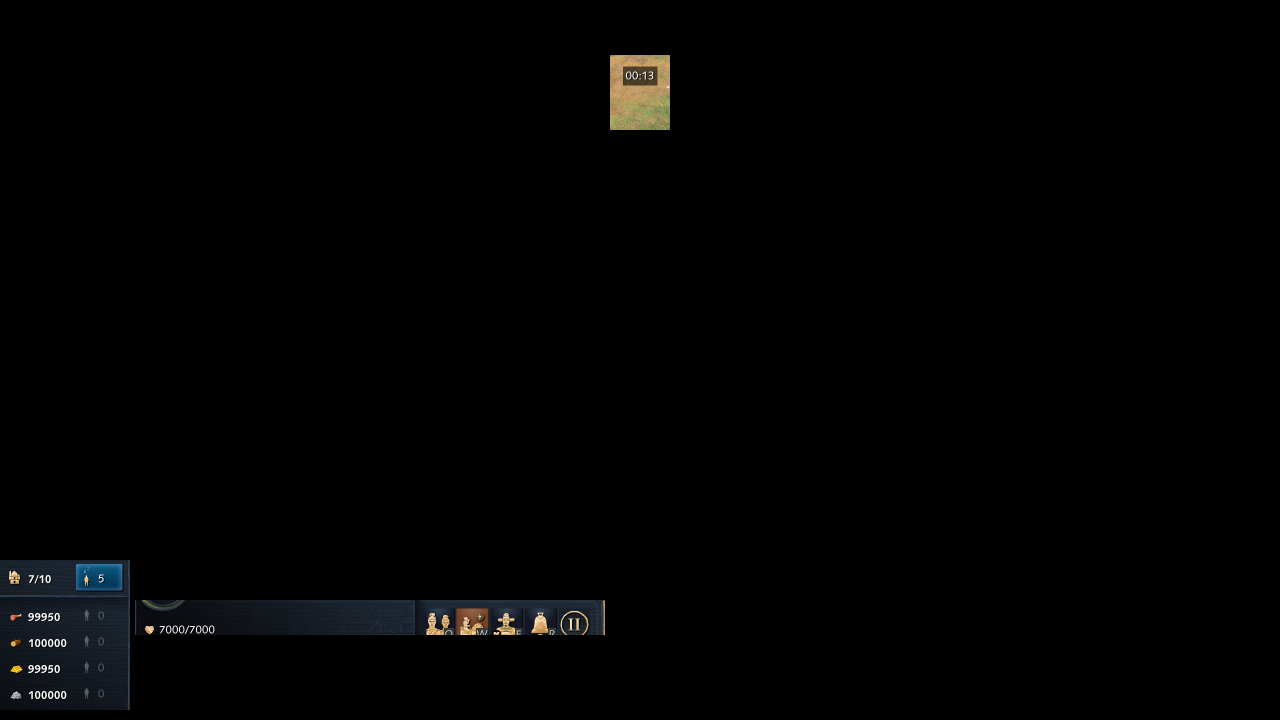
#> input picture calib/s00.png, 2560 x 1440 px (shown at 1/2 size)
$ python build_templates.py calib/s00.png
#> lines starting #> are read from the running program, lines starting #| are printed output that depends on the picture; after the words box and inside, x2 and y2 are one past the last pixel; in counts of white or black regions, pixels touching at a corner belong together
### hud_reader.py
"""
HUD reader for Age of Empires IV at 2560x1440 (UI scale as calibrated).

Reads the numbers on the HUD by matching each character's shape against
glyph templates cut from real screenshots (see build_templates.py).
No OCR library, no internet, works on any Python 3 with Pillow + numpy.

All regions are in pixels of the 2560x1440 game screen. If the game runs at
another resolution the regions are scaled proportionally.
"""

from __future__ import annotations

import json
import pathlib
import re
from dataclasses import dataclass, field
from typing import Dict, List, Optional, Tuple

import numpy as np

BASE_W, BASE_H = 2560, 1440
TEMPLATE_FILE = pathlib.Path(__file__).with_name("data") / "glyphs.json"
GLYPH_SIZE = (12, 18)  # width, height every glyph is normalised to

# x0, y0, x1, y1 at 2560x1440
REGIONS = {
    "pop":        (50, 1132, 160, 1175),
    "idle":       (182, 1132, 245, 1175),
    "food":       (50, 1213, 175, 1252),
    "wood":       (50, 1266, 175, 1305),
    "gold":       (50, 1318, 175, 1357),
    "stone":      (50, 1371, 175, 1410),
    "food_vil":   (182, 1213, 245, 1252),
    "wood_vil":   (182, 1266, 245, 1305),
    "gold_vil":   (182, 1318, 245, 1357),
    "stone_vil":  (182, 1371, 245, 1410),
    "clock_band": (1235, 125, 1325, 245),   # the clock moves down during an age-up
    "sel_all":    (288, 1224, 383, 1247),   # text inside the "ALL (n)" box
    "sel_cards":  (388, 1208, 1200, 1236),  # unit/building cards, count at top-left
}

MAX_POP = 300          # no count on the HUD (villagers, idle, population) goes above this
MAX_BANK = 9_999_999   # a resource bank never shows more digits than this
CARD_X0, CARD_STEP, CARD_W = 392, 53, 50   # unit/building card grid in the selection panel


@dataclass
class HudState:
    clock: Optional[str] = None             # "MM:SS"
    seconds: Optional[int] = None
    pop: Optional[int] = None
    pop_cap: Optional[int] = None
    idle: Optional[int] = None
    resources: Dict[str, Optional[int]] = field(default_factory=dict)
    villagers: Dict[str, Optional[int]] = field(default_factory=dict)
    selection_total: Optional[int] = None
    selection_counts: List[int] = field(default_factory=list)
    confidence: float = 0.0                 # share of fields read successfully
    missed: List[str] = field(default_factory=list)   # fields that couldn't be read

    def to_dict(self):
        return self.__dict__.copy()


# ── low level: masks, segmentation, matching ─────────────────────────────

def _scale_box(box, w, h):
    sx, sy = w / BASE_W, h / BASE_H
    x0, y0, x1, y1 = box
    return int(x0 * sx), int(y0 * sy), int(x1 * sx), int(y1 * sy)


def text_mask(rgb: np.ndarray, bright: int = 165) -> np.ndarray:
    """White/grey HUD text on the dark panel."""
    mn = rgb.min(axis=2)
    mx = rgb.max(axis=2)
    return (mn > bright) & (mx - mn < 70)


def _runs(v: np.ndarray, gap: int = 1) -> List[Tuple[int, int]]:
    idx = np.where(v > 0)[0]
    if len(idx) == 0:
        return []
    out, s, p = [], idx[0], idx[0]
    for i in idx[1:]:
        if i - p > gap + 1:   # more than `gap` empty positions between them
            out.append((int(s), int(p)))
            s = i
        p = i
    out.append((int(s), int(p)))
    return out


def segment(mask: np.ndarray, min_h: int = 8, max_h: int = 30) -> List[np.ndarray]:
    """Split a text mask into glyph masks, left to right.

    Uses the tallest text line in the box and cuts it at empty columns.
    """
    lines = [(a, b) for a, b in _runs(mask.sum(1), gap=2) if min_h <= b - a + 1 <= max_h]
    if not lines:
        return []
    y0, y1 = max(lines, key=lambda r: r[1] - r[0])
    line = mask[y0:y1 + 1]
    glyphs = []
    for x0, x1 in _runs(line.sum(0), gap=0):
        g = line[:, x0:x1 + 1]
        rows = np.where(g.sum(1) > 0)[0]
        if len(rows) == 0:
            continue
        g = g[rows[0]:rows[-1] + 1]
        glyphs.append(g)
    # Drop specks and flat bars from icons or the scene: real characters are
    # at least ~30% of the line height (":" and "/" included).
    tallest = max((g.shape[0] for g in glyphs), default=0)
    glyphs = [g for g in glyphs if g.shape[0] >= 0.3 * tallest and g.sum() >= 4]
    return glyphs, tallest


# [16 lines left out: function _split_wide, not called in this run]


def normalise(g: np.ndarray, line_h: int) -> np.ndarray:
    """Resize a glyph into a fixed box, keeping its height relative to the line."""
    from PIL import Image
    W, H = GLYPH_SIZE
    h, w = g.shape
    scale = (H - 2) / max(line_h, 1)
    nh, nw = max(1, round(h * scale)), max(1, round(w * scale))
    nw = min(nw, W)
    img = Image.fromarray((g * 255).astype(np.uint8)).resize((nw, nh), Image.BILINEAR)
    out = np.zeros((H, W), dtype=np.float32)
    top = (H - nh) // 2 if nh < (H - 2) * 0.6 else (H - 2) - nh + 1   # small glyphs (":") sit centred
    left = (W - nw) // 2
    out[max(top, 0):max(top, 0) + nh, left:left + nw] = np.asarray(img, dtype=np.float32)[:H, :W] / 255
    return out


# [7 lines left out: function _blur, not called in this run]


class GlyphMatcher:
    # [9 lines left out: function __init__, not called in this run]

    @classmethod
    def load(cls, path=TEMPLATE_FILE):
        return cls(json.loads(pathlib.Path(path).read_text()))

    # [9 lines left out: function classify, not called in this run]


# ── reading fields ───────────────────────────────────────────────────────

class HudReader:
    # [4 lines left out: function __init__, not called in this run]

    # Smaller screens draw thinner, softer text: scale sizes and ease the brightness cut.
    BRIGHT_EASE = 30.0
    def _b(self, bright: int) -> int:
        return int(bright - max(0.0, 1 - self.k) * self.BRIGHT_EASE)

    def _seg(self, mask):
        return segment(mask, min_h=max(4, int(8 * self.k)), max_h=int(30 * self.k) + 2)

    # [136 lines left out: functions read_text, read_int, read_count, read_clock, read_selection, read, not called in this run]

### build_templates.py
"""
Builds data/glyphs.json from labelled calibration screenshots in calib/.

Each label is the true text of one HUD field on one screenshot. The reader
cuts that field into glyphs; if the glyph count matches the label, each
glyph becomes a template for its character.

Run:  python build_templates.py            (build + self-test)
      python build_templates.py --holdout  (leave-one-screenshot-out test)
"""

import json
import pathlib
import sys

import numpy as np
from PIL import Image

import hud_reader as hr

CALIB = pathlib.Path(__file__).with_name("calib")

# Ground truth per screenshot: field -> text. None = skip (covered / coloured).
LABELS = {
    "s00": {"clock": "00:13", "pop": "7/10", "idle": "5", "food": "99950", "wood": "100000", "gold": "99950", "stone": "100000",
            "food_vil": "0", "wood_vil": "0", "gold_vil": "0", "stone_vil": "0"},
    "s01": {"clock": "01:24", "pop": "7/90", "idle": "4", "food": "92250", "wood": "98200", "gold": "96100", "stone": "100000",
            "food_vil": "0", "wood_vil": "0", "gold_vil": "0", "stone_vil": "0", "sel": (6, [6])},
    "s02": {"clock": "03:23", "pop": "200/200", "idle": "5", "food": "69882", "wood": "91890", "gold": "67790", "stone": "99700",
            "food_vil": "0", "wood_vil": "0", "gold_vil": "0", "stone_vil": "0", "sel": (193, [60, 8, 6, 38, 39, 34, 8])},
    "s03": {"clock": "04:19", "pop": "200/200", "idle": "5", "food": "69922", "wood": "91890", "gold": "67990", "stone": "99700",
            "food_vil": "0", "wood_vil": "0", "gold_vil": "0", "stone_vil": "0", "sel": (2, [2])},
    "s04": {"clock": "04:50", "pop": "200/200", "idle": "5", "food": "69938", "wood": "91890", "gold": "68070", "stone": "99700",
            "food_vil": "0", "wood_vil": "0", "gold_vil": "0", "stone_vil": "0"},
    "s05": {"clock": "01:00", "pop": None, "idle": None, "food": "99858", "wood": "99849", "gold": "99950", "stone": "100000",
            "food_vil": "6", "wood_vil": "0", "gold_vil": "0", "stone_vil": "0"},
    "s06": {"clock": "01:32", "pop": "11/50", "idle": "0", "food": "99638", "wood": "99849", "gold": "99780", "stone": "100000",
            "food_vil": "6", "wood_vil": "0", "gold_vil": "2", "stone_vil": "0"},
    "s07": {"clock": "02:42", "pop": "12/50", "idle": "1", "food": "97137", "wood": "98349", "gold": "98500", "stone": "100000",
            "food_vil": "6", "wood_vil": "0", "gold_vil": "3", "stone_vil": "0", "sel": (7, [1, 2, 2, 2])},
    "s08": {"clock": "02:57", "pop": "12/50", "idle": "7", "food": "97137", "wood": "98349", "gold": "98680", "stone": "100000",
            "food_vil": "6", "wood_vil": "0", "gold_vil": "3", "stone_vil": "0"},
    "s09": {"clock": "03:19", "pop": "12/50", "idle": "7", "food": "97137", "wood": "98349", "gold": "98940", "stone": "100000",
            "food_vil": "6", "wood_vil": "0", "gold_vil": "3", "stone_vil": "0"},
    "s10": {"clock": "03:50", "pop": "12/50", "idle": "1", "food": "97137", "wood": "98349", "gold": "99310", "stone": "100000",
            "food_vil": "6", "wood_vil": "0", "gold_vil": "3", "stone_vil": "0", "sel": (3, [3])},
    "s11": {"clock": "04:23", "pop": "200/200", "idle": "7", "food": "78295", "wood": "94231", "gold": "85260", "stone": "100000",
            "food_vil": "4", "wood_vil": "4", "gold_vil": "0", "stone_vil": "0", "sel": (183, [7, 80, 30, 52, 14])},
    "s12": {"clock": "08:06", "pop": "199/200", "idle": "4", "food": "80756", "wood": "96122", "gold": "88470", "stone": "100000",
            "food_vil": "4", "wood_vil": "4", "gold_vil": "3", "stone_vil": "0", "sel": (26, [25, 1])},
}

FIELD_BRIGHT = {"pop": 120}


def load(name):
#> called with name = 's00'
    return np.asarray(Image.open(CALIB / f"{name}.png").convert("RGB")).astype(np.int16)


def field_glyphs(rgb, box, bright):
    h, w = rgb.shape[:2]
    x0, y0, x1, y1 = hr._scale_box(box, w, h)
    res = hr.segment(hr.text_mask(rgb[y0:y1, x0:x1], bright))
    if not res or not res[0]:
        return []
    glyphs, line_h = res
    return [hr.normalise(g, line_h) for g in glyphs]


def clock_glyphs(rgb):
    h, w = rgb.shape[:2]
    x0, y0, x1, y1 = hr._scale_box(hr.REGIONS["clock_band"], w, h)
    mask = hr.text_mask(rgb[y0:y1, x0:x1], 200)
    out = []
    for a, b in hr._runs(mask.sum(1), gap=2):
        if 12 <= b - a + 1 <= 20:
            box = (x0, y0 + a - 2, x1, y0 + b + 3)
            out.append(field_glyphs(rgb, box, 200))
    return out


def collect(names):
    templates, report = {}, []
    for n in names:
        rgb = load(n)
        for field, text in LABELS[n].items():
            if text is None or field == "sel":
                continue
            if field == "clock":
                cands = [g for g in clock_glyphs(rgb) if len(g) == len(text)]
                glyphs = cands[0] if cands else []
            else:
                glyphs = field_glyphs(rgb, hr.REGIONS[field], FIELD_BRIGHT.get(field, 165))
            if field.endswith("_vil") or field == "idle":
                if text == "0":
                    continue
            if len(glyphs) != len(text):
                report.append(f"{n}.{field}: expected {len(text)} glyphs, got {len(glyphs)}")
                continue
            for ch, g in zip(text, glyphs):
                key = f"clock:{ch}" if field == "clock" else ch
                templates.setdefault(key, []).append(g.ravel().round(3).tolist())
#> this loop made 11 passes
#> pass 1, in text_mask, `mn = rgb.min(axis=2)`:
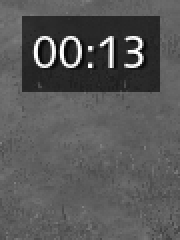
#> mn: shape (120, 90) int16 (shown 2 times larger); min 6, max 255, mean 87.9
#> pass 1, in text_mask, `mx = rgb.max(axis=2)`:
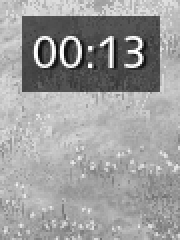
#> mx: shape (120, 90) int16 (shown 2 times larger); min 11, max 255, mean 156.4
#> pass 1, in clock_glyphs, `mask = hr.text_mask(rgb[y0:y1, x0:x1], 200)`:
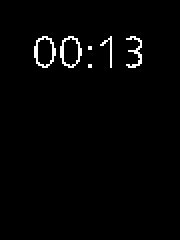
#> mask: shape (120, 90) bool (shown 2 times larger); 1.7% white in thin lines or dots, all inside (x1, y1, x2, y2) = (17, 18, 71, 34)
#> pass 1, in text_mask (call 2), `mn = rgb.min(axis=2)`:
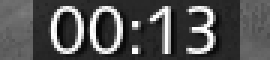
#> mn: shape (20, 90) int16 (shown 3 times larger); min 6, max 255, mean 80.1
#> after the loop, report = []; templates = 10 items
        # small selection-panel digits
        sel = LABELS[n].get("sel")
        if sel:
            total, counts = sel
            txt = f"ALL({total})"
            g_all = field_glyphs(rgb, hr.REGIONS["sel_all"], 200)
            # keep only the digits inside the parentheses (last len(str(total))+1 glyphs before ')')
            digits = str(total)
            if len(g_all) >= len(digits) + 2:
                for ch, g in zip(digits, g_all[-(len(digits) + 1):-1]):
                    templates.setdefault(f"sel:{ch}", []).append(g.ravel().round(3).tolist())
                templates.setdefault("sel:(", []).append(g_all[-(len(digits) + 2)].ravel().round(3).tolist())
                templates.setdefault("sel:)", []).append(g_all[-1].ravel().round(3).tolist())
            else:
                report.append(f"{n}.sel_all: got {len(g_all)} glyphs")
            for i, c in enumerate(counts or []):
                x = hr.CARD_X0 + i * hr.CARD_STEP
                gs = field_glyphs(rgb, (x, 1214, x + 34, 1231), 190)
                if len(gs) == len(str(c)):
                    for ch, g in zip(str(c), gs):
                        templates.setdefault(f"sel:{ch}", []).append(g.ravel().round(3).tolist())
                else:
                    report.append(f"{n}.card{i}: expected {c}, got {len(gs)} glyphs")
#> pass 2 of the loop in collect, `for n in names:`:
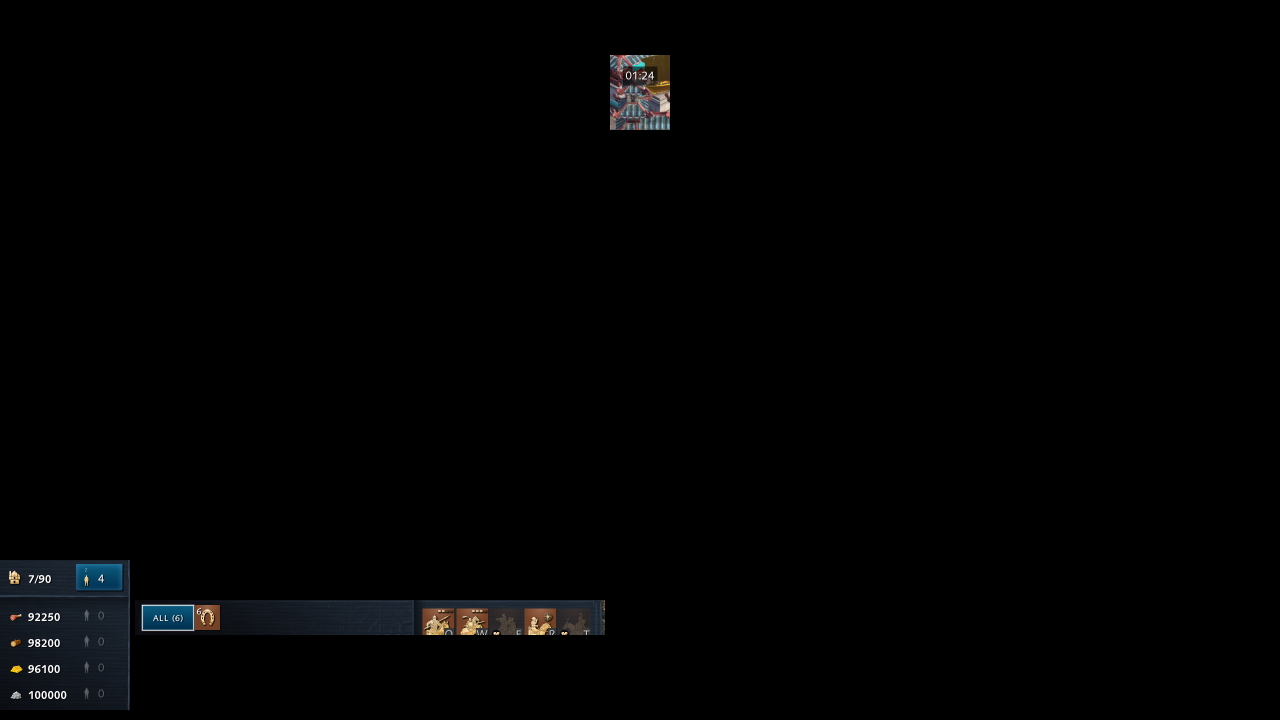
#> input picture calib/s01.png, 2560 x 1440 px (shown at 1/2 size)
#> the loop in collect, `for field, text in LABELS[n].items():` made 12 passes
#> pass 1, in clock_glyphs (call 2), `mask = hr.text_mask(rgb[y0:y1, x0:x1], 200)`:
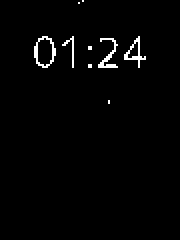
#> mask: shape (120, 90) bool (shown 2 times larger); 1.7% white in thin lines or dots, all inside (x1, y1, x2, y2) = (17, 0, 73, 52)
#> mn: shape (23, 95) int16
#> mx: shape (23, 95) int16
#> in text_mask (call 25), `return (mn > bright) & (mx - mn < 70)`:
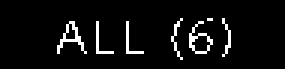
#> returned value: shape (23, 95) bool (shown 3 times larger); 5.6% white in thin lines or dots, all inside (x1, y1, x2, y2) = (19, 6, 77, 20)
#> the loop in collect, `for ch, g in zip(digits, g_all[-(len(digits) + 1):-1]):` made 1 pass
#> ch on pass 1: '6'
    return templates, report


def strip_prefix(templates):
    """The reader classifies against everything; labels keep only the character."""
    out = {}
    for k, v in templates.items():
        ch = k.split(":", 1)[1] if ":" in k else k
        out.setdefault(ch, []).extend(v)
    return out


def evaluate(names, templates):
    reader = hr.HudReader(hr.GlyphMatcher(strip_prefix(templates)))
    wrong, right = [], 0
    for n in names:
        rgb = load(n)
        s = reader.read(rgb)
        lab = LABELS[n]
        got = {"clock": s.clock, "pop": f"{s.pop}/{s.pop_cap}" if s.pop is not None else None, "idle": s.idle}
        for r in ("food", "wood", "gold", "stone"):
            got[r] = s.resources.get(r)
            got[f"{r}_vil"] = s.villagers.get(r)
        for field, text in lab.items():
            if text is None:
                continue
            if field == "sel":
                total, counts = text
                ok = s.selection_total == total and (counts is None or s.selection_counts[:len(counts)] == counts)
                (right := right + 1) if ok else wrong.append(f"{n}.sel: want {text}, got {(s.selection_total, s.selection_counts)}")
                continue
            want = text if field in ("clock", "pop") else int(text)
            if got[field] == want:
                right += 1
            else:
                wrong.append(f"{n}.{field}: want {want}, got {got[field]}")
    return right, wrong


if __name__ == "__main__":
    names = sorted(LABELS)
    if "--holdout" in sys.argv:
        total_r, total_w = 0, []
        for n in names:
            t, _ = collect([m for m in names if m != n])
            r, w = evaluate([n], t)
            total_r += r
            total_w += w
        print(f"holdout: {total_r} right, {len(total_w)} wrong")
        for w in total_w:
            print("  ", w)
        sys.exit(0)

#> (the run stopped early here; a loop or call above may not have finished)
